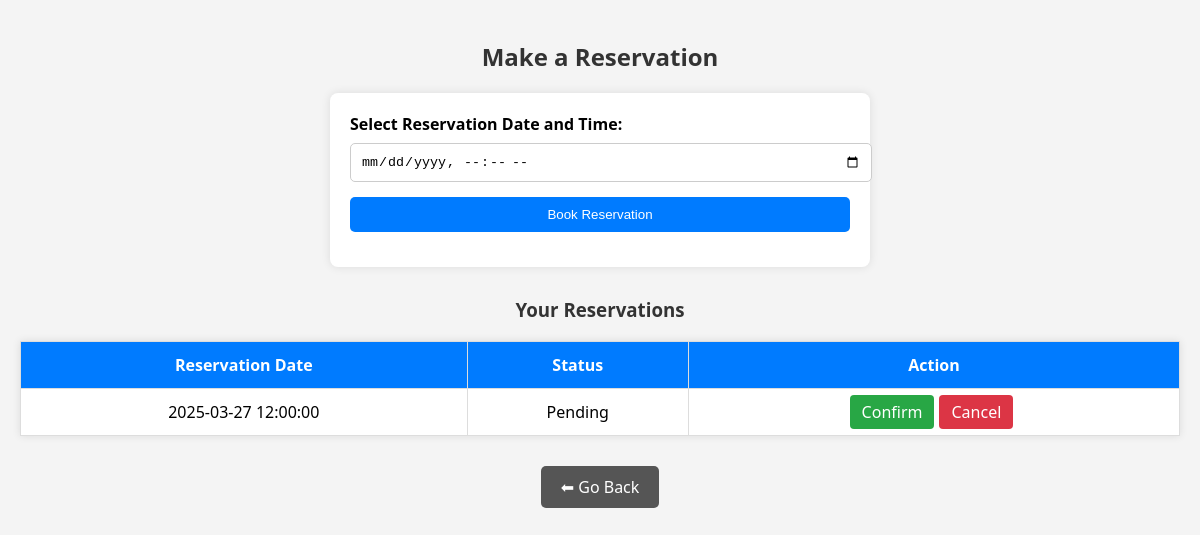
/CMS/customer/reservation.php (signed in), run on an earlier commit of the app's database.
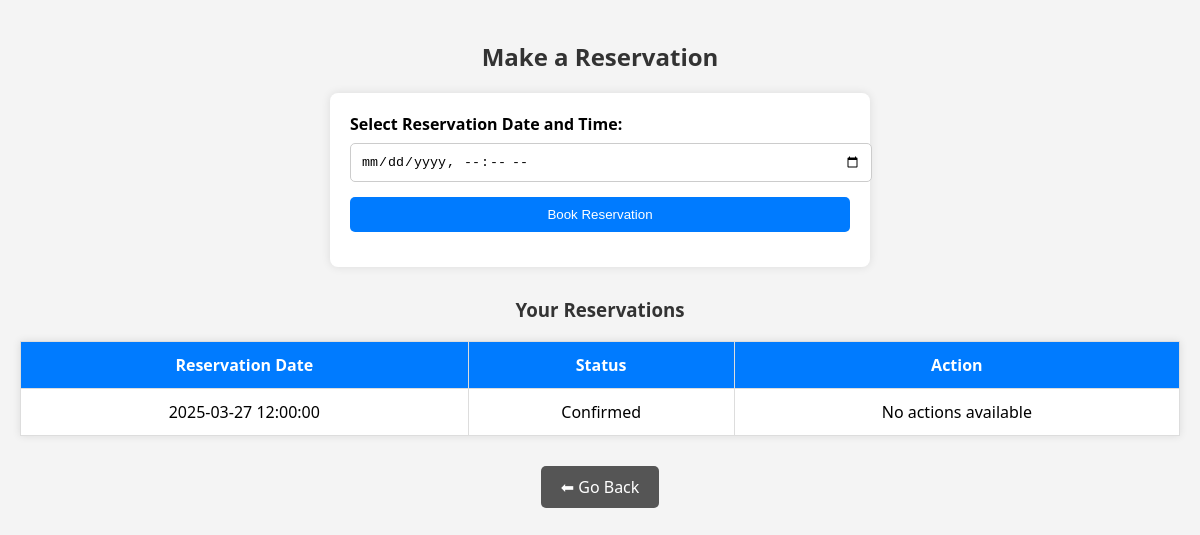
And on a later commit of the database.
### tables this page shows
CREATE TABLE `reservations` (
  `id` int(11) NOT NULL,
  `customer_id` int(11) DEFAULT NULL,
  `reservation_date` datetime DEFAULT NULL,
  `status` varchar(20) DEFAULT NULL
);

### CMS/customer/reservation.php (the view, shortened to what this page needs)
<?php
include('../db_connect.php');
$customer_id = $_SESSION['customer_id'];
$reservation_query = "SELECT * FROM reservations WHERE customer_id='$customer_id'";
$reservation_result = mysqli_query($connection, $reservation_query);
?>
<!DOCTYPE html>
<html lang="en">
<head>
</head>
<body>
    <h2>Make a Reservation</h2>
    <form action="reservation.php" method="POST">
        <label for="reservation_date">Select Reservation Date and Time:</label>
        <input type="datetime-local" name="reservation_date" required>
        <input type="submit" value="Book Reservation">
    </form>
    <h3>Your Reservations</h3>
    <?php
    if (mysqli_num_rows($reservation_result) > 0) {
        echo "<table>";
        echo "<tr><th>Reservation Date</th><th>Status</th><th>Action</th></tr>";
        while ($reservation = mysqli_fetch_assoc($reservation_result)) {
            echo "<tr>";
            echo "<td>" . $reservation['reservation_date'] . "</td>";
            echo "<td>" . $reservation['status'] . "</td>";
            echo "<td>";
            if ($reservation['status'] == 'Pending') {
                echo "<a href='reservation.php?confirm_id=" . $reservation['id'] . "' class='button-link'>Confirm</a>";
                echo "<a href='cancel_reservation.php?id=" . $reservation['id'] . "' class='button-link cancel-link'>Cancel</a>";
            } else {
                echo "No actions available";
            }
            echo "</td>";
            echo "</tr>";
        }
        echo "</table>";
    } else {
        echo "<p style='text-align:center;'>No reservations found.</p>";
    }
    ?>
    <a href="customer_dashboard.php" class="back-button">⬅ Go Back</a>
</body>
</html>

What changed in the data, as far as the page shows it:
changed reservations: status "Pending" → "Confirmed"; status "Confirm Cancel" → "No actions available"
